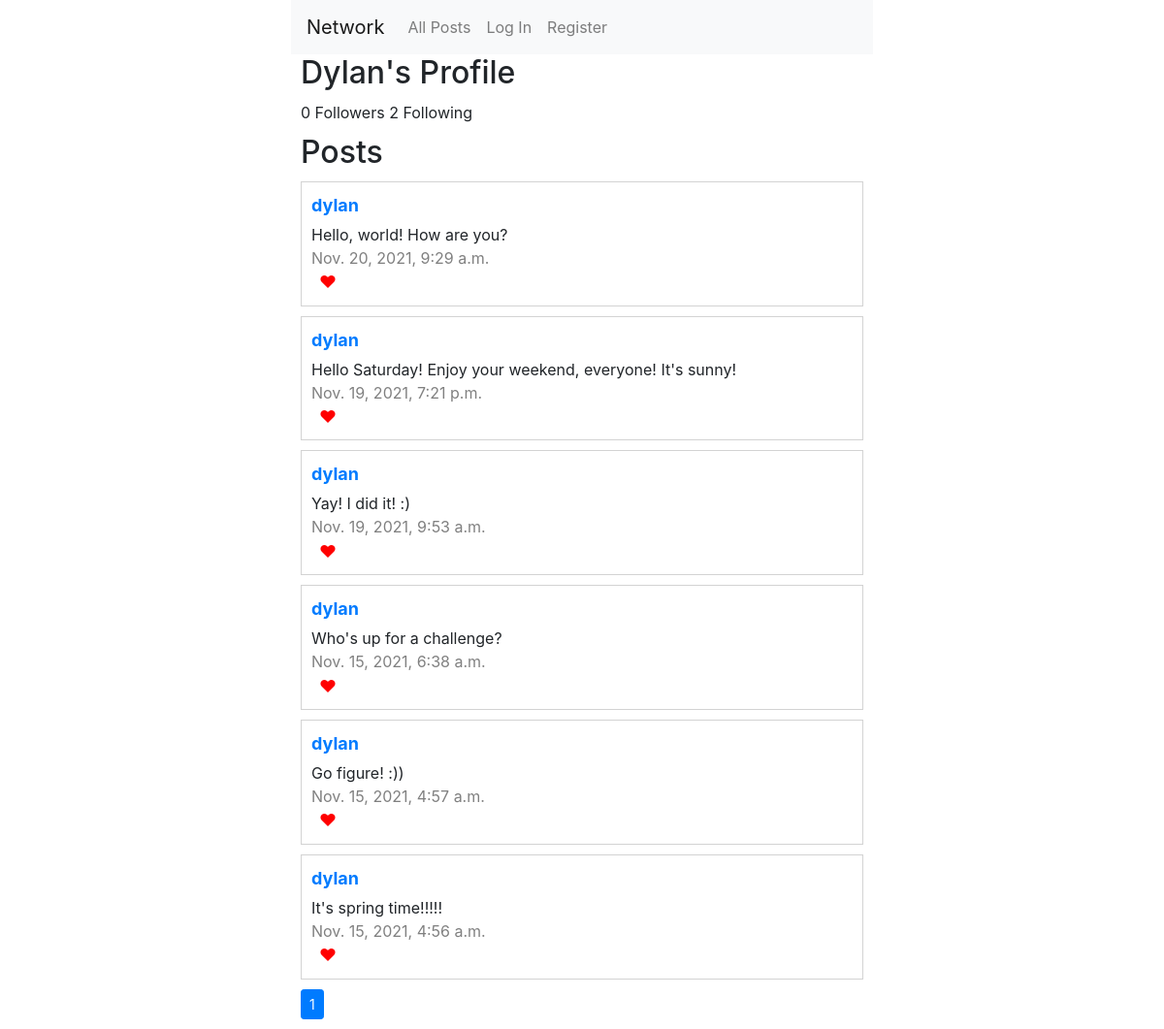
Screenshot of /profile/4 with the database file from the repository.
### network/models.py (models this page shows, shortened)
class User(AbstractUser):
    def __str__(self):
        return f"{self.username}"

class Post(models.Model):
    author = models.ForeignKey(
        User, on_delete=models.CASCADE, related_name="posts")
    content = models.CharField(max_length=POST_MAX_LENGTH, validators=[MaxLengthValidator(
        POST_MAX_LENGTH, "Must be less than 280 characters.")])
    timestamp = models.DateTimeField(auto_now_add=True)

### network/views.py (the view)
# urls.py: path("profile/<int:id>", views.profile, name="profile"),
def profile(request, id):
    try:
        user = User.objects.get(pk=id)
    except User.DoesNotExist:
        return HttpResponse(status=404)
    posts = Post.objects.filter(author=user).order_by('-timestamp')
    return render(request, "network/profile.html", {
        "profile": user,
        "page_obj": paginate_posts(request, posts),
        "num_followers": user.followers.all().count(),
        "num_following": user.following.all().count(),
    })

### network/util.py (called while the page is built)
def paginate_posts(request, posts):
    paginator = Paginator(posts, POSTS_PER_PAGE)
    page_number = request.GET.get('page')
    page_obj = paginator.get_page(page_number)
    return page_obj

### network/templates/network/profile.html (shortened to what this page needs)
{% extends "network/layout.html" %}
{% load static %}
{% block body %}
    <h2>
        {% if user.username == profile.username %}
            Your Profile
        {% else %}
            {{ profile.username | capfirst }}'s Profile
        {% endif %}
    </h2>
    <div class="following">
        <span id="num_followers">
                {{ num_followers }}
        </span>
        Followers
        <span id="num_following">
                {{ num_following }}
        </span>
        Following
    </div>
    <h2>Posts</h2>
    {% include 'network/posts.html' %}
{% endblock %}

### network/templates/network/layout.html (shortened to what this page needs)
{% load static %}
<!DOCTYPE html>
<html lang="en">
    <head>
        <link rel="stylesheet" href="https://stackpath.bootstrapcdn.com/bootstrap/4.4.1/css/bootstrap.min.css">
        <link href="{% static 'network/styles.css' %}" rel="stylesheet">
    </head>
    <body class="mx-auto">
        <nav class="navbar navbar-expand-lg navbar-light bg-light">
            <a class="navbar-brand" href="{% url 'index' %}">Network</a>
            <div class="collapse navbar-collapse" id="navbarSupportedContent">
              <ul class="navbar-nav mr-auto">
                <li class="nav-item {% if heading == 'All Posts' %}active{% endif %}">
                  <a class="nav-link" href="{% url 'index' %}">All Posts</a>
                </li>
                {% if user.is_authenticated %}
                    <li class="nav-item {% if heading == 'Following' %}active{% endif %}">
                        <a class="nav-link" href="{% url 'following' user.id %}">Following</a>
                    </li>
                    <li class="nav-item">
                        <a class="nav-link" href="{% url 'logout' %}">Log Out</a>
                    </li>
                {% else %}
                    <li class="nav-item">
                        <a class="nav-link" href="{% url 'login' %}">Log In</a>
                    </li>
                    <li class="nav-item">
                        <a class="nav-link" href="{% url 'register' %}">Register</a>
                    </li>
                {% endif %}
              </ul>
            </div>
          </nav>
        <div class="body">
            {% block body %}
            {% endblock %}
        </div>
    </body>
</html>

### network/templates/network/posts.html (shortened to what this page needs)
{% load static %}
<div class="posts">
    {% for post in page_obj %}
        <div class="postbox">
            <div class="postauthor"><a href="{% url 'profile' post.author.id %}">{{ post.author.username }}</a></div>
            <div id="post-content-{{ post.id }}">{{ post.content }}</div>
            <div class="postdate">{{ post.timestamp }}</div>
            <div class="likes">
                <span data-postid="{{ post.id }}" class="like-icon align-middle">&hearts;</span>
            </div>
        </div>
    {% endfor %}
    {% if not page_obj.object_list %}
        <span class="pagination">No posts.</span>
    {% else %}
        <nav aria-label="pagination">
            <ul class="pagination pagination-sm">
                {% for i in page_obj.paginator.page_range %}
                    {% if i == page_obj.number %}
                        <li class="page-item active">
                            <a class="page-link" href="?page={{ i }}">{{ i }}</a>
                        </li>
                    {% elif i <= page_obj.number|add:'1' and i >= page_obj.number|add:'-1' %}
                        <li class="page-item">
                            <a class="page-link" href="?page={{ i }}">{{ i }}</a>
                        </li>
                    {% endif %}
                {% endfor %}
            </ul>
        </nav>
    {% endif %}
</div>

### network/static/network/styles.css (style rules this page uses)
@media only screen and (min-width: 992px) { body { max-width: 600px; } }
body { cursor: pointer; }
h2 { margin-left: 10px; }
.following, .followbtn, .pagination { margin: 10px; }
.postbox { border: 1px solid lightgrey; margin: 10px; padding: 10px; }
.postauthor { font-size: large; font-weight: bold; margin-bottom: 5px; }
.postdate { color: grey; }
.like-icon { padding: 0 8px; font-size: 1.1em; color: red; }

### rows the page displays
User: username "Dylan"
Post: author.username "dylan", content "Hello, world! How are you?", timestamp "Nov. 20, 2021, 9:29 a.m."
Post: author.username "dylan", content "Hello Saturday! Enjoy your weekend, everyone! It's sunny!", timestamp "Nov. 19, 2021, 7:21 p.m."
Post: author.username "dylan", content "Yay! I did it! :)", timestamp "Nov. 19, 2021, 9:53 a.m."
Post: author.username "dylan", content "Who's up for a challenge?", timestamp "Nov. 15, 2021, 6:38 a.m."
Post: author.username "dylan", content "Go figure! :))", timestamp "Nov. 15, 2021, 4:57 a.m."
Post: author.username "dylan", content "It's spring time!!!!!", timestamp "Nov. 15, 2021, 4:56 a.m."

### other values shown
{{ num_followers }} "0"
{{ num_following }} "2"
{{ i }} "1"
